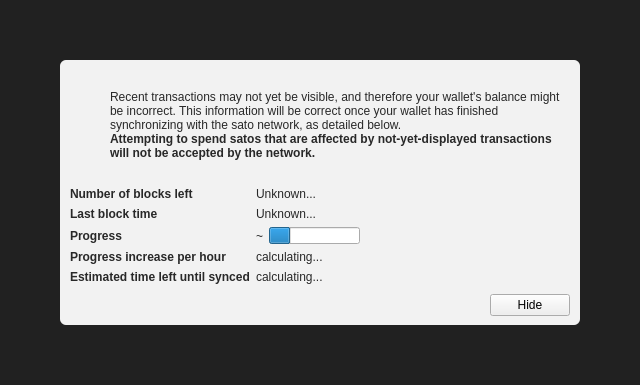
<?xml version="1.0" encoding="UTF-8"?>
<ui version="4.0">
 <class>ModalOverlay</class>
 <widget class="ModalOverlay" name="ModalOverlay">
  <property name="geometry">
   <rect>
    <x>0</x>
    <y>0</y>
    <width>640</width>
    <height>385</height>
   </rect>
  </property>
  <property name="windowTitle">
   <string>Form</string>
  </property>
  <layout class="QVBoxLayout" name="verticalLayout" stretch="0">
   <property name="sizeConstraint">
    <enum>QLayout::SetDefaultConstraint</enum>
   </property>
   <property name="leftMargin">
    <number>0</number>
   </property>
   <property name="topMargin">
    <number>0</number>
   </property>
   <property name="rightMargin">
    <number>0</number>
   </property>
   <property name="bottomMargin">
    <number>0</number>
   </property>
   <item>
    <widget class="QWidget" name="bgWidget" native="true">
     <property name="styleSheet">
      <string notr="true">#bgWidget { background: rgba(0,0,0,220); }</string>
     </property>
     <layout class="QVBoxLayout" name="verticalLayoutMain" stretch="1">
      <property name="leftMargin">
       <number>60</number>
      </property>
      <property name="topMargin">
       <number>60</number>
      </property>
      <property name="rightMargin">
       <number>60</number>
      </property>
      <property name="bottomMargin">
       <number>60</number>
      </property>
      <item>
       <widget class="QWidget" name="contentWidget" native="true">
        <property name="styleSheet">
         <string notr="true">#contentWidget { background: rgba(255,255,255,240); border-radius: 6px; }

QLabel { color: rgb(40,40,40);  }</string>
        </property>
        <layout class="QVBoxLayout" name="verticalLayoutSub" stretch="1,0,0,0">
         <property name="spacing">
          <number>0</number>
         </property>
         <property name="leftMargin">
          <number>10</number>
         </property>
         <property name="topMargin">
          <number>10</number>
         </property>
         <property name="rightMargin">
          <number>10</number>
         </property>
         <property name="bottomMargin">
          <number>10</number>
         </property>
         <item>
          <layout class="QHBoxLayout" name="horizontalLayoutIconText" stretch="0,1">
           <property name="topMargin">
            <number>20</number>
           </property>
           <item>
            <layout class="QVBoxLayout" name="verticalLayoutIcon">
             <property name="leftMargin">
              <number>0</number>
             </property>
             <item>
              <widget class="QPushButton" name="warningIcon">
               <property name="enabled">
                <bool>false</bool>
               </property>
               <property name="text">
                <string/>
               </property>
               <property name="icon">
                <iconset>
                 <normaloff>:/icons/warning</normaloff>
                 <disabledoff>:/icons/warning</disabledoff>:/icons/warning</iconset>
               </property>
               <property name="iconSize">
                <size>
                 <width>48</width>
                 <height>48</height>
                </size>
               </property>
               <property name="flat">
                <bool>true</bool>
               </property>
              </widget>
             </item>
             <item>
              <spacer name="verticalSpacerWarningIcon">
               <property name="orientation">
                <enum>Qt::Vertical</enum>
               </property>
               <property name="sizeHint" stdset="0">
                <size>
                 <width>20</width>
                 <height>40</height>
                </size>
               </property>
              </spacer>
             </item>
            </layout>
           </item>
           <item>
            <layout class="QVBoxLayout" name="verticalLayoutInfoText">
             <property name="leftMargin">
              <number>0</number>
             </property>
             <property name="topMargin">
              <number>0</number>
             </property>
             <item>
              <widget class="QLabel" name="infoText">
               <property name="text">
                <string>Recent transactions may not yet be visible, and therefore your wallet's balance might be incorrect. This information will be correct once your wallet has finished synchronizing with the sato network, as detailed below.</string>
               </property>
               <property name="textFormat">
                <enum>Qt::RichText</enum>
               </property>
               <property name="wordWrap">
                <bool>true</bool>
               </property>
              </widget>
             </item>
             <item>
              <widget class="QLabel" name="infoTextStrong">
               <property name="font">
                <font>
                 <weight>75</weight>
                 <bold>true</bold>
                </font>
               </property>
               <property name="text">
                <string>Attempting to spend satos that are affected by not-yet-displayed transactions will not be accepted by the network.</string>
               </property>
               <property name="textFormat">
                <enum>Qt::RichText</enum>
               </property>
               <property name="wordWrap">
                <bool>true</bool>
               </property>
              </widget>
             </item>
             <item>
              <spacer name="verticalSpacerInTextSpace">
               <property name="orientation">
                <enum>Qt::Vertical</enum>
               </property>
               <property name="sizeHint" stdset="0">
                <size>
                 <width>20</width>
                 <height>40</height>
                </size>
               </property>
              </spacer>
             </item>
            </layout>
           </item>
          </layout>
         </item>
         <item>
          <spacer name="verticalSpacerAfterText">
           <property name="orientation">
            <enum>Qt::Vertical</enum>
           </property>
           <property name="sizeHint" stdset="0">
            <size>
             <width>20</width>
             <height>40</height>
            </size>
           </property>
          </spacer>
         </item>
         <item>
          <layout class="QFormLayout" name="formLayout">
           <property name="fieldGrowthPolicy">
            <enum>QFormLayout::FieldsStayAtSizeHint</enum>
           </property>
           <property name="horizontalSpacing">
            <number>6</number>
           </property>
           <property name="verticalSpacing">
            <number>6</number>
           </property>
           <property name="topMargin">
            <number>10</number>
           </property>
           <item row="0" column="0">
            <widget class="QLabel" name="labelNumberOfBlocksLeft">
             <property name="font">
              <font>
               <weight>75</weight>
               <bold>true</bold>
              </font>
             </property>
             <property name="text">
              <string>Number of blocks left</string>
             </property>
            </widget>
           </item>
           <item row="0" column="1">
            <widget class="QLabel" name="numberOfBlocksLeft">
             <property name="text">
              <string>Unknown...</string>
             </property>
            </widget>
           </item>
           <item row="1" column="0">
            <widget class="QLabel" name="labelLastBlockTime">
             <property name="font">
              <font>
               <weight>75</weight>
               <bold>true</bold>
              </font>
             </property>
             <property name="text">
              <string>Last block time</string>
             </property>
            </widget>
           </item>
           <item row="1" column="1">
            <widget class="QLabel" name="newestBlockDate">
             <property name="sizePolicy">
              <sizepolicy hsizetype="Maximum" vsizetype="Preferred">
               <horstretch>0</horstretch>
               <verstretch>0</verstretch>
              </sizepolicy>
             </property>
             <property name="text">
              <string>Unknown...</string>
             </property>
            </widget>
           </item>
           <item row="2" column="0">
            <widget class="QLabel" name="labelSyncDone">
             <property name="font">
              <font>
               <weight>75</weight>
               <bold>true</bold>
              </font>
             </property>
             <property name="text">
              <string>Progress</string>
             </property>
            </widget>
           </item>
           <item row="2" column="1">
            <layout class="QHBoxLayout" name="horizontalLayoutSync" stretch="0,1">
             <item>
              <widget class="QLabel" name="percentageProgress">
               <property name="text">
                <string notr="true">~</string>
               </property>
              </widget>
             </item>
             <item>
              <widget class="QProgressBar" name="progressBar">
               <property name="value">
                <number>24</number>
               </property>
               <property name="format">
                <string/>
               </property>
              </widget>
             </item>
            </layout>
           </item>
           <item row="4" column="0">
            <widget class="QLabel" name="labelProgressIncrease">
             <property name="font">
              <font>
               <weight>75</weight>
               <bold>true</bold>
              </font>
             </property>
             <property name="text">
              <string>Progress increase per hour</string>
             </property>
            </widget>
           </item>
           <item row="4" column="1">
            <widget class="QLabel" name="progressIncreasePerH">
             <property name="text">
              <string>calculating...</string>
             </property>
            </widget>
           </item>
           <item row="5" column="0">
            <widget class="QLabel" name="labelEstimatedTimeLeft">
             <property name="font">
              <font>
               <weight>75</weight>
               <bold>true</bold>
              </font>
             </property>
             <property name="text">
              <string>Estimated time left until synced</string>
             </property>
            </widget>
           </item>
           <item row="5" column="1">
            <widget class="QLabel" name="expectedTimeLeft">
             <property name="text">
              <string>calculating...</string>
             </property>
            </widget>
           </item>
          </layout>
         </item>
         <item>
          <layout class="QHBoxLayout" name="horizontalLayoutButtons">
           <property name="leftMargin">
            <number>10</number>
           </property>
           <property name="topMargin">
            <number>10</number>
           </property>
           <item>
            <spacer name="horizontalSpacer">
             <property name="orientation">
              <enum>Qt::Horizontal</enum>
             </property>
             <property name="sizeHint" stdset="0">
              <size>
               <width>40</width>
               <height>20</height>
              </size>
             </property>
            </spacer>
           </item>
           <item>
            <widget class="QPushButton" name="closeButton">
             <property name="text">
              <string>Hide</string>
             </property>
            </widget>
           </item>
          </layout>
         </item>
        </layout>
       </widget>
      </item>
     </layout>
    </widget>
   </item>
  </layout>
 </widget>
 <customwidgets>
  <customwidget>
   <class>ModalOverlay</class>
   <extends>QWidget</extends>
   <header>modaloverlay.h</header>
   <container>1</container>
  </customwidget>
 </customwidgets>
 <resources/>
 <connections/>
</ui>
